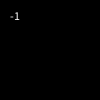
Frame 1 (no input)
Frame 60 (the mouse pressed at the canvas centre just before this capture): identical to frame 1, image omitted
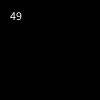
Frame 120 (the mouse held since frame 60 and released just before this capture)

The Processing sketch that drew these frames (run headless with seeded random() and noise(); from frame 60 on, the mouse is pressed at the canvas centre):

// Processing sketch: minus_one_test_4
// ── minus_one_test_4.pde
void setup() {

}

void draw() {
  background(0);
  text(minusOne(mouseX),10,20);
}

int minusOne(int n) {
  n-=1;
  return n;

}
